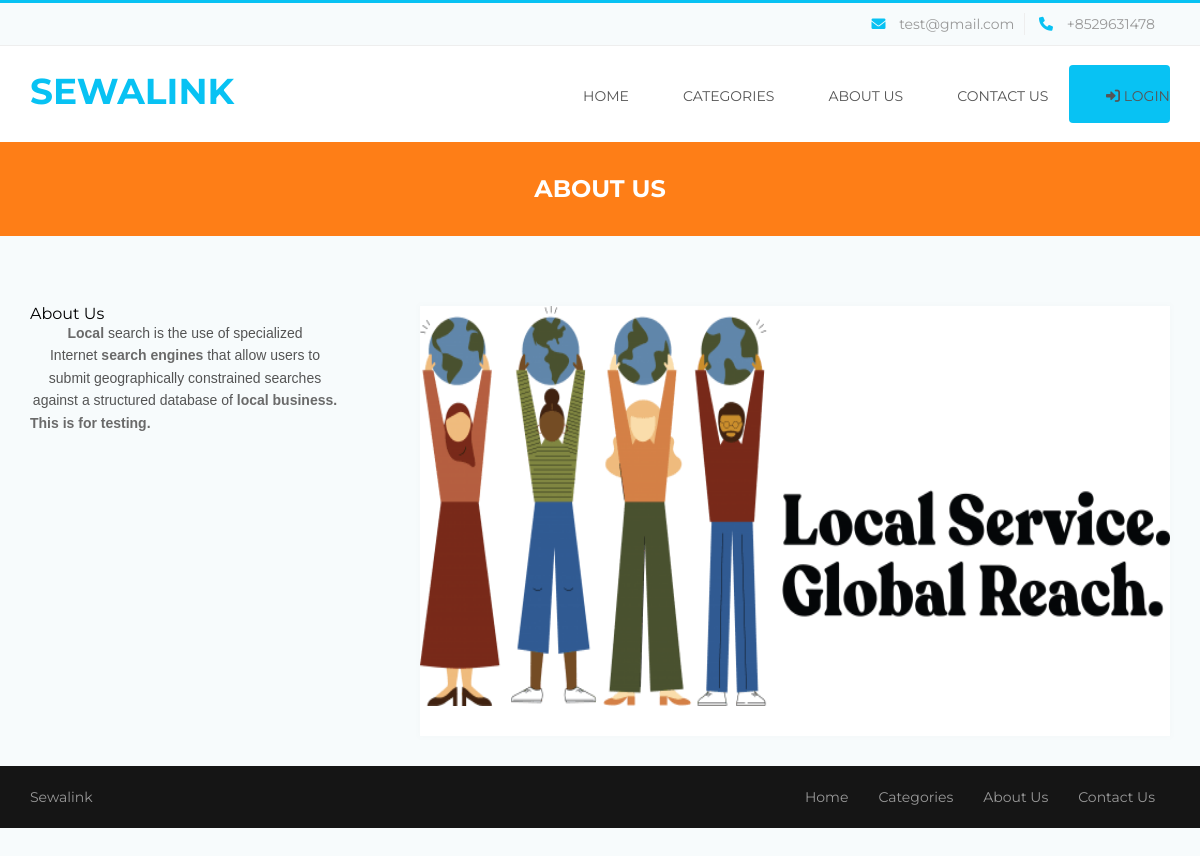
Page /about.php on the committed database.
### tables this page shows
CREATE TABLE `tblpage` (
  `ID` int(10) NOT NULL,
  `PageType` varchar(50) DEFAULT NULL,
  `PageTitle` varchar(200) DEFAULT NULL,
  `PageDescription` mediumtext DEFAULT NULL,
  `Email` varchar(200) DEFAULT NULL,
  `MobileNumber` bigint(10) DEFAULT NULL,
  `UpdationDate` timestamp NOT NULL DEFAULT current_timestamp() ON UPDATE current_timestamp()
);

### about.php (the view, shortened to what this page needs)
<?php
include('includes/dbconnection.php');
?>
<!DOCTYPE html>
<html>
<head>
	<link rel="stylesheet" type="text/css" href="bootstrap/css/bootstrap.min.css">
	<link rel="stylesheet" type="text/css" href="css/style.css">
	<link rel="stylesheet" type="text/css" href="css/menu.css">
	<link rel="stylesheet" type="text/css" href="css/color/color.css">
	<link rel="stylesheet" type="text/css" href="assets/testimonial/css/style.css" />
	<link rel="stylesheet" type="text/css" href="assets/testimonial/css/elastislide.css" />
	<link rel="stylesheet" type="text/css" href="css/responsive.css">
    <link rel="stylesheet" type="text/css" href="css/font-awesome.css">
	<link rel="stylesheet" type="text/css" href="assets/revolution_slider/css/revslider.css" media="screen" />
</head>
<body>
	<div class="theme-wrap clearfix">
		<?php include_once('includes/header.php');?>
		<div class="page-title-wrap bgorange-1 padding-top-30 padding-bottom-30">
			<h4 class="white">About Us</h4>
		</div>
		<div class="sc-page">
			<section class="pricing-section padding-top-70 padding-bottom-40">
				<div class="container">
					<div class="row pricing-wrap style-2 clearfix">
						<div class="col-xs-12 col-sm-4 col-md-4 col-lg-4">
							<?php
$sql="SELECT * from tblpage where PageType='aboutus'";
$query = $dbh -> prepare($sql);
$query->execute();
$results=$query->fetchAll(PDO::FETCH_OBJ);
$cnt=1;
if($query->rowCount() > 0)
{
foreach($results as $row)
{               ?>
							<STRONG style="color: black"><?php  echo $row->PageTitle;?></STRONG>
							<p style="padding-right: 50px"><?php  echo $row->PageDescription;?></p>
						</div><?php $cnt=$cnt+1;}} ?>
						<div class="col-xs-12 col-sm-8 col-md-8 col-lg-8">
							<div class="pricing shadow-1 clearfix">
								<img src="images/about.png" height="400" width="800" alt="" />
							</div>
						</div>
					</div>
				</div>
<?php include_once('includes/footer.php');?>
	</div>
</body>
</html>

### includes/header.php (shortened to what this page needs)
<?php
include('includes/dbconnection.php');
?>
<!DOCTYPE html>
<html lang="en">
<head>
    <link rel="stylesheet" href="https://cdnjs.cloudflare.com/ajax/libs/font-awesome/6.0.0/css/all.min.css">
</head>
<body>
    <div class="header">
        <div class="top-toolbar">
            <div class="container">
                <div class="row">
                    <div class="col-md-6 col-sm-12 col-xs-12 pull-right">
                        <div class="top-contact-info">
                            <ul>
                                <?php
                                $sql = "SELECT * from tblpage where PageType='contactus'";
                                $query = $dbh->prepare($sql);
                                $query->execute();
                                $results = $query->fetchAll(PDO::FETCH_OBJ);
                                $cnt = 1;
                                if ($query->rowCount() > 0) {
                                    foreach ($results as $row) { ?>
                                        <li class="toolbar-email"><i class="fa fa-envelope-o"></i>
                                            <?php echo htmlentities($row->Email); ?></li>
                                        <li class="toolbar-contact"><i class="fa fa-phone"></i>
                                            +<?php echo htmlentities($row->MobileNumber); ?></li><?php $cnt = $cnt + 1;
                                    }
                                } ?>
                            </ul>
                        </div>
                    </div>
                </div>
            </div>
        </div>
        <div class="nav-wrapper">
            <div class="container">
                <nav class="wsmenu slideLeft clearfix">
                    <div class="logo pull-left"><a href="index.php" title="Responsive Slide Menus">
                            <h3 style="color:#08c2f3">SEWALINK</h3>
                        </a></div>
                    <ul class="mobile-sub wsmenu-list pull-right">
                        <li><a href="index.php">Home</a></li>
                        <li><a href="category.php">Categories</a></li>
                        <li><a href="about.php">About Us</a></li>
                        <li><a href="contact.php">Contact Us</a></li>
                        <?php if (isset($_SESSION['loggedin'])): ?>
                            <li class="user-nav-item user-dropdown">
                                <button class="user-btn">
                                    <i class="fas fa-user-circle"></i>
                                </button>
                                <div class="dropdown-content">
                                    <a href="#"><i class="fas fa-user"></i> <?php echo $_SESSION['username']; ?></a>
                                    <a href="#"><i class="fas fa-envelope"></i> <?php echo $_SESSION['email'] ?? ''; ?></a>
                                    <a href="auth/logout.php"><i class="fas fa-sign-out-alt"></i> Logout</a>
                                </div>
                            </li>
                        <?php else: ?>
                            <li class="user-nav-item">
                                <a href="auth/login.php" class="login-btn">
                                    <i class="fas fa-sign-in-alt"></i> Login
                                </a>
                            </li>
                        <?php endif; ?>
                    </ul>
                </nav>
            </div>
        </div>
    </div>
</body>
</html>

### includes/footer.php
<footer>
    <div class="footer-bottom">
        <div class="container">
            <div class="row clearfix">
                <div class="col-md-8 col-sm-12 col-xs-12 pull-right margin-bottom-20">
                    <nav class="footer-menu wsmenu clearfix">
                        <ul class="wsmenu-list pull-right">
                            <li><a href="index.php" class="">Home</a></li>
                            <li><a href="category.php">categories <span class="arrow"></span></a></li>
                            <li><a href="about.php">About Us <span class="arrow"></span></a></li>
                            <li><a href="contact.php">Contact Us <span class="arrow"></span></a></li>
                        </ul>
                    </nav>
                </div>
                <div class="col-md-4 col-sm-12 col-xs-12 pull-left margin-bottom-20">
                    <div class="footer-copyright">
                        <p> Sewalink</p>
                    </div>
                </div>
            </div>
        </div>
    </div>
</footer>

### css/style.css (style rules this page uses)
html, body, div, span, applet, object, iframe,h1, h2, h3, h4, h5, h6, p, blockquote, pre,a, abbr, acronym, address, big, cite, code,del, dfn, em, img, ins, kbd, q, s, samp, small, strike, strong, sub, sup, tt, var,b, u, i, center,dl, dt, dd, ol, ul, li,fieldset, form, label, legend,table, caption, tbody, tfoot, thead, tr, th, td, article, aside, canvas, details, embed,figure, figcaption, footer, header, hgroup,menu, nav, output, ruby, section, summary,time, mark, audio, video { margin: 0;padding: 0;border: 0;font-size: 100%;font: inherit;vertical-align: baseline; }
article, aside, details, figcaption, figure,footer, header, hgroup, menu, nav, section { display: block; }
body { line-height: 1;margin:0 ;padding:0 ;transition:all 0.3s ease;overflow-x: hidden; }
html { position:relative;overflow-x:hidden; }
ol, ul { list-style: none;margin:0; padding:0; }
a { display:block; }
img { display:block; }
img { max-width:100%; }
body { font-family:'Montserrat',sans-serif; }
h1,h2,h3,h4,h5,h6 { font-family:'Montserrat',sans-serif; font-weight:700; margin:0; text-align:center; line-height:1.4; letter-spacing:0.6px; text-transform:uppercase; letter-spacing:0; }
h3 { font-size:36px; }
h4 { font-size:24px; }
p { font-family:'Montserrat'; font-size:14px; padding:0; font-weight:400; text-align:center; margin:0; line-height:1.6; text-decoration:none; }
a,span,ul,li { font-family:'Montserrat'; font-size:14px; padding:0; font-weight:400; text-align:center; margin:0; line-height:1.6; text-decoration:none !important; }
p,span,a { padding:0; }
.container,.container-fluid { padding-left:0;padding-right:0; }
.padding-bottom-30 { padding-bottom:30px; }
.padding-bottom-40 { padding-bottom:40px; }
.padding-top-30 { padding-top:30px; }
.padding-top-70 { padding-top:70px; }
.margin-bottom-20 { margin-bottom:20px; }
.logo { padding:20px 0; }
.logo a { display:inline-block; }
.top-toolbar { padding:10px 0; }
.top-toolbar .top-contact-info ul { text-align:right; }
.top-toolbar .top-contact-info ul li { display:inline-block }
.top-toolbar .top-contact-info ul li.toolbar-email { padding-right:10px; }
.top-toolbar .top-contact-info ul li.toolbar-email i { padding-right:10px; }
.top-toolbar .top-contact-info ul li.toolbar-contact { padding-right:15px; }
.top-toolbar .top-contact-info ul li.toolbar-contact i { padding:0 10px; }
.pricing { padding-bottom:30px;margin-bottom:30px;position:relative; }
.footer-copyright p { text-align:left; }
.footer-bottom { padding-top:20px; }

### css/menu.css (style rules this page uses)
.wsmenu { font-family:Helvetica, sans-serif; color:#fff; position:relative; font-size:15px; padding:0px; margin:0px auto; width:100%; background-color:#ffffff; }
.wsmenu-list { text-align:left; margin:0 auto 0 auto; display: block; padding:0px; }
.wsmenu-list > li { text-align:center; display: table-cell; }
.wsmenu-list > li > a { display:block; color:#555; padding:38px 21px; line-height:1; text-decoration:none; position:relative; font-family:'Montserrat'; text-transform:uppercase; }
.wsmenu-list > li:last-child a { display:block; color:#555; padding:20px 0 20px 21px; line-height:1; text-decoration:none; position:relative; }
.wsmenu-list li a:before { margin-right: 5px; position: relative; content: "|"; line-height: 16px; font-size: 24px; top: 3px; color:rgba(255,255,255,0); }
@media screen and (-webkit-min-device-pixel-ratio:0) { .wsmenu-list > li > a { padding: 39px 21px; } }
.footer-menu.wsmenu { background: none; }
.footer-menu.wsmenu .wsmenu-list { line-height: 1; }
.footer-menu.wsmenu .wsmenu-list li a::before { display:none; }
.footer-menu.wsmenu .wsmenu-list > li > a { padding: 0px 15px;text-transform:capitalize;color:#999; }

### css/color/color.css (style rules this page uses)
h1,h2,h3,h4,h5,h6 { color:#444; }
p,a,span,ul,li { color:#999; }
body { background:#f7fbfc; }
.white { color:#fff; }
.bgorange-1 { background:#fe7e17; }
.shadow-1 { -webkit-box-shadow: 0 0 6px 3px rgba(0,0,0,0.01); -moz-box-shadow: 0 0 6px 3px rgba(0,0,0,0.01); box-shadow: 0 0 6px 3px rgba(0,0,0,0.01); }
.top-toolbar { border-top:3px solid #08c2f3; background-color:#f7fbfc; border-bottom:1px solid #eee; }
.top-toolbar .top-contact-info ul li.toolbar-email { border-right:1px solid #eee; }
.top-toolbar .top-contact-info ul li.toolbar-email i, .top-toolbar .top-contact-info ul li.toolbar-contact i { color:#08c2f3; }
.nav-wrapper { background:#fff; }
.pricing { background:#fff; }
.footer-bottom { background:#151515; }

### css/responsive.css (style rules this page uses)
@media screen and (max-device-width:1199px) { .container { padding-left:15px;padding-right:15px; } }

### rows in the picture
tblpage: Email "test@gmail.com", MobileNumber "8529631478"
tblpage: PageTitle "About Us", PageDescription "Local search is the use of specialized Internet search engines that allow users to submit geographically constrained searches against a structured database of local business. This is for testing."
